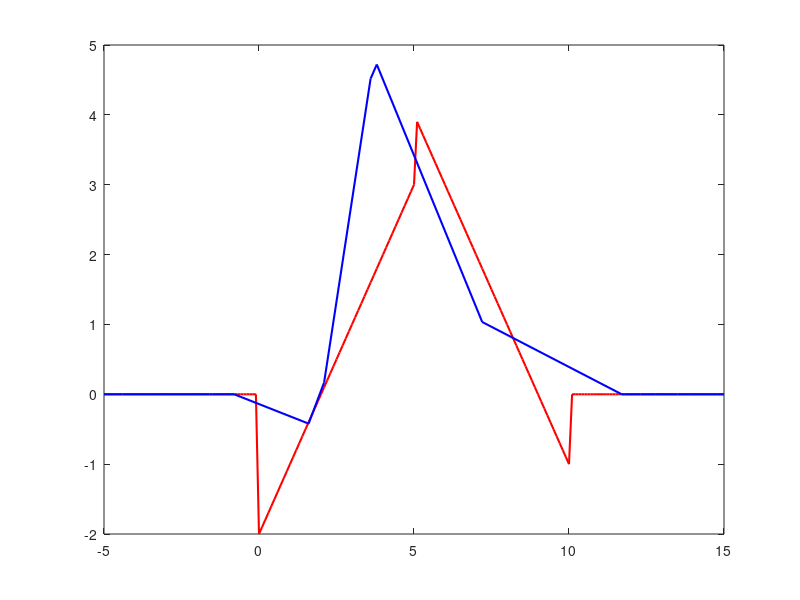
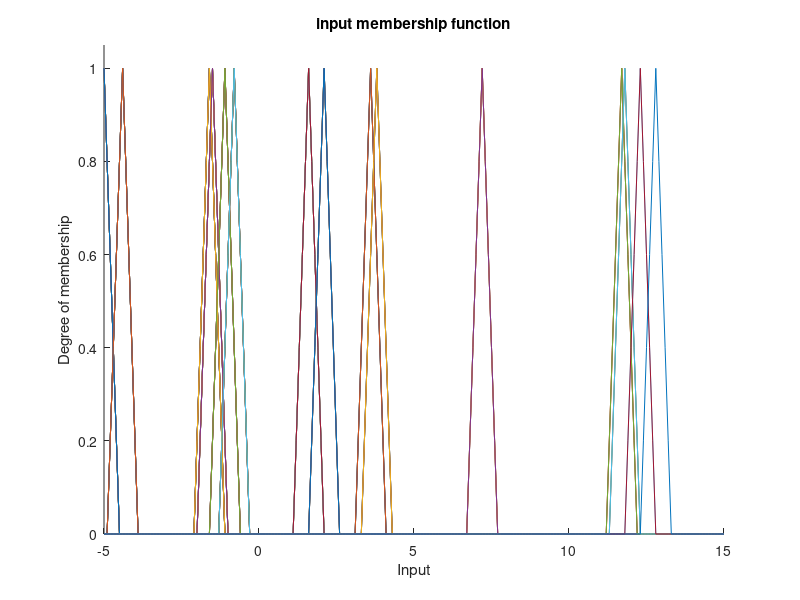
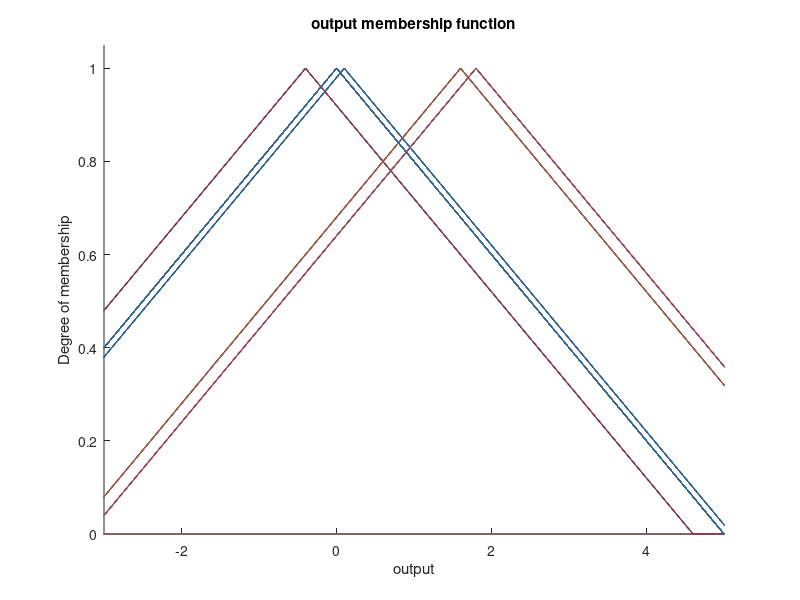

Here is the MATLAB script that generated these plots, in order:
clc
clear
close all
num_samples = 40;
num_rules = 15;

% Define the function
x = linspace(-5,15,201);
y = zeros(size(x));
y(x>=0 & x<=5) = x(x>=0 & x<=5) - 2;
y(x>5 & x<=10) = 9 - x(x>5 & x<=10);


sample = randsample(length(x) ,num_samples);
sample = sort(sample);
sample_input = x(sample);
sample_output = y(sample);

train = sort(randsample(num_samples,num_samples/2));
test = setdiff(1:num_samples,train);
train_in = sample_input(train);
train_out = sample_output(train);
test_in = sample_input(test);
test_out = sample_output(test);

 
%Q_3_c)

% Partition input universe

input_mf = zeros(num_rules, length(x));

for i = 1 : num_rules
    
    input_mf(i,:) = trimf(x,[train_in(i)-0.5 ,train_in(i), train_in(i)+0.5]);
    figure(2)
    hold on
    plot(x, input_mf)
    title('input membership function')
    xlabel('Input')
    ylabel('Degree of membership')
    xlim auto
    ylim([0 1.05])
end
 hold off


    % Partition output universe
 output_mf = zeros(num_rules, length(y));

 for j = 1 : num_rules
    
    output_mf(j,:) = trimf(x,[train_out(j)-5 ,train_out(j), train_out(j)+5]);
    figure(3)
    hold on
    plot(x, output_mf)
    title('output membership function')
    xlabel('output')
    ylabel('Degree of membership')
    xlim([-3 5])
    ylim([0 1.05])
 end

%% Define the input and output membership functions 

input_fuzzy = zeros(num_rules, length(train_in));
for i = 1 : num_rules
        
    for j = 1: length(train_in)
        
        input_fuzzy(i, j) = train_in(j) * input_mf(i, x == train_in(j));

    end


end

output_fuzzy = zeros(num_rules, length(train_out));
for i = 1 : num_rules
        
    for j = 1: length(train_out)
        
        output_fuzzy(i, j) = train_out(j) * output_mf(i, find(y == train_out(j), 1));

    end


end

coeficient = output_fuzzy ./ input_fuzzy;
coeficient(isnan(coeficient)) = 0;
coeficient(isinf(coeficient)) = 0;


%% applying the test samples


y_estimate = zeros(length(test_in), 1);

for i = 1 : length(test_in)

    y_estimate(i) = sum(test_in(i) .* coeficient(:, i));

end

%% 
figure()
plot(x, y, 'r-', 'LineWidth', 1.5)
hold on
plot(train_in, y_estimate, 'b-', 'LineWidth', 1.5)
hold on
